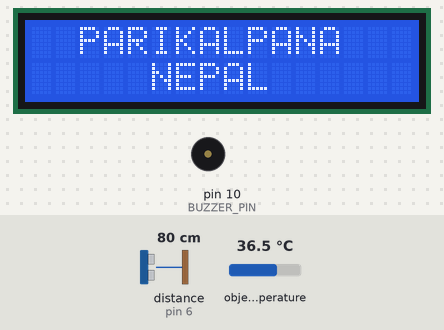
Recording of a sketch running on a simulated Arduino Uno, built with avr-gcc and run on an emulated ATmega328P. On the bench: 16×2 character LCD, buzzer (waves = sounding, pin HIGH). Wiring (inferred from the names in the program): ultrasonic range finder: trigger pin 7; echo pin 6. Inputs (shaded band) come from the test bench; at power-on: distance to the obstacle (sensor on pin 6) 80 cm, object temperature 36.5 °C. The echo pulse lasts 58.3 µs per cm; pins used as bus, display or sensor lines are not drawn.

Above: at 3.2 s.
3.3 s: distance to the obstacle (sensor on pin 6) set to 13 cm
4.8 s: distance to the obstacle (sensor on pin 6) set to 10 cm
At 5.16 s:
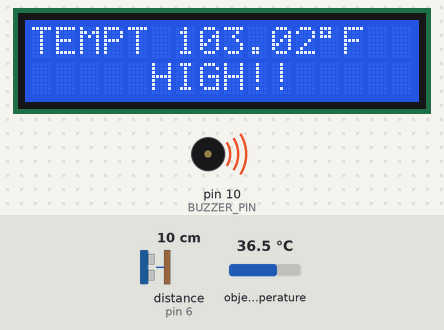
6.9 s: distance to the obstacle (sensor on pin 6) set to 2 cm
At 9.7 s:
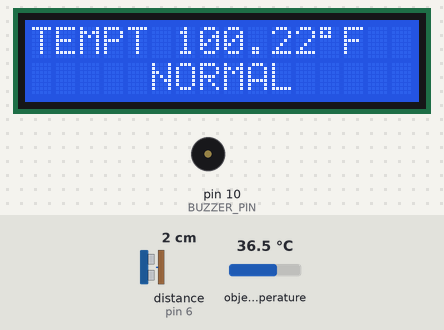
9.9 s: object temperature set to 20 °C
At 10.9 s:
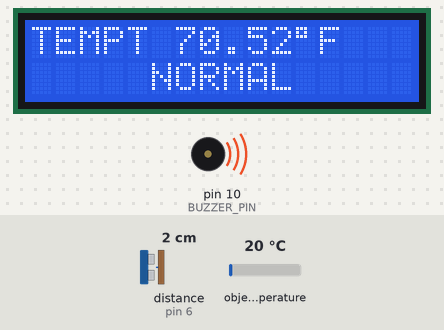
12.6 s: object temperature set to 39 °C
At 14.69 s:
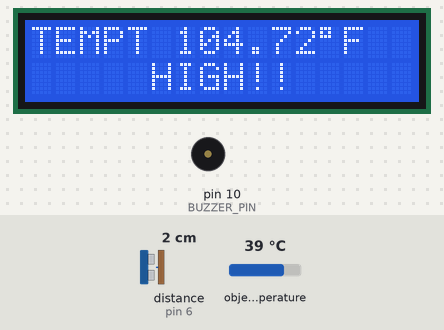
15.6 s: object temperature set to 26 °C
At 19.3 s:
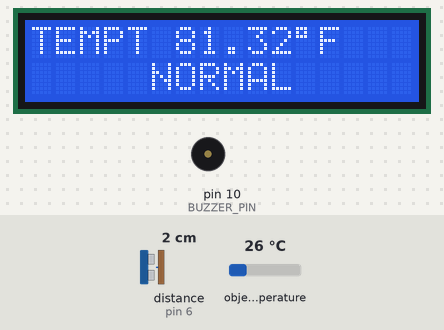
Timing chart, 0 to 19.6 s (numbered marks = the images above; inputs shaded):
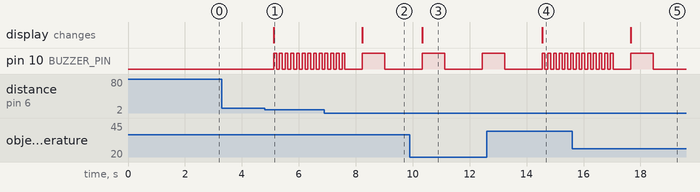

Measured:
- the behaviour switches between 12 and 11 cm on distance to the obstacle (sensor on pin 6) (found by bisection; images 0 and 1)
- after the input at 3.3 s, every drawn part: stays the same
- after the input at 4.8 s, pin 10 (BUZZER_PIN): alternates HIGH for 0.10 s and LOW for 0.10 s, starting after 0.32 s; the display: changes after 0.32 s (image 1)
- after the input at 6.9 s, the display: changes after 1.3 s (image 2)
- after the input at 9.9 s, the display: changes after 0.43 s (image 3)
- after the input at 12.6 s, the display: changes after 1.9 s (image 4)
- after the input at 15.6 s, the display: changes after 2.1 s (image 5)

The sketch:

infrared_thermometer_lcd_PCB_version.ino
```cpp
/************************
  Infrared Thermometer
 ************************
  Developed by:
  PARIKALPANA NEPAL
  Damak, Nepal
  (c)2020
 ************************
*/

//----include necessary libraries--------

//IR sensor library
#include <Adafruit_MLX90614.h>
//
////I2C library
//#include <Wire.h>
//
//LCD library
#include <LiquidCrystal.h>

//----------------------------------------

//----------define constants---------------
#define MIN_DISTANCE 1     //minimum distance from person (in cm)
#define MAX_DISTANCE 10    //maximum distance from person (in cm)
#define THRESHOLD_TEMP 101 //threshold temperature(in deg F) for warning alert
#define LCD_CONTRAST 80    // LCD constrast value(min-0 max-255)

#define ECHO_PIN 6
#define TRIG_PIN 7
#define BUZZER_PIN 10
#define LCD_V0_PIN 9

//-----------------------------------------

//----------initialize objects-------------

Adafruit_MLX90614 ir_sensor = Adafruit_MLX90614(); // initialize ir sensor object

/*
  PINS FOR LCD WHERE
  | Vo  =>  D6  |
  | Rs  =>  D12 |
  | E   =>  D11 |
  | D4  =>  D5  |
  | D5  =>  D4  |
  | D6  =>  D3  |
  | D7  =>  D2  |
*/
LiquidCrystal lcd(12, 11, 5, 4, 3, 2);
//-----------------------------------------

int prevDistance = 0; // store previous distance to check if an object is still within range

//setup
void setup()
{
  //set buzzer pin
  pinMode(BUZZER_PIN, OUTPUT);

  //set ultrasonic pins
  pinMode(TRIG_PIN, OUTPUT);
  pinMode(ECHO_PIN, INPUT);

  //setup ir sensor
  ir_sensor.begin();

  //setup LCD
  lcd.begin(16, 2);

  //set LCD constrast
  analogWrite(LCD_V0_PIN, LCD_CONTRAST);

  //display startup message
  lcd.setCursor(2, 0);
  lcd.print("PARIKALPANA");
  lcd.setCursor(5, 1);
  lcd.print("NEPAL");

  delay(2000); //hold screen to show startup message for a while
}

//code that run in loop
void loop()
{
  int distance = getDistance();
  if (distance >= MIN_DISTANCE && distance <= MAX_DISTANCE)
  {

    float temp = getTempAtDistance(distance);                          // get current calculated temperature
    lcd.clear();                                                       //clear display

    //display temperature
    lcd.setCursor(0, 0);
    lcd.print("TEMPT ");
    lcd.print(temp);
    lcd.print((char)223);
    lcd.print("F");

    if (temp >= THRESHOLD_TEMP)
    {
      //display warning text
      lcd.setCursor(5, 1);
      lcd.print("HIGH!!");
      warningTone();                                                        //play warning tone
    }
    else
    {
      //display normal text
      lcd.setCursor(5, 1);
      lcd.print("NORMAL");
      normalTone();                                                       //play normal tone
    }
    prevDistance = distance;                                              //set current distance as previous distance
  }
  else
  {
    if (prevDistance >= MIN_DISTANCE && prevDistance <= MAX_DISTANCE) delay(5000);  //pause to display temperature if still in range

    lcd.clear();                                                                    //clear display

    //display idle text
    lcd.setCursor(2, 0);
    lcd.print("PARIKALPANA");
    lcd.setCursor(5, 1);
    lcd.print("NEPAL");

    prevDistance = 0; //reset previous distance
  }
  //delay before looping
  delay(500);
}

//play normal tone
void normalTone()
{
  digitalWrite(BUZZER_PIN, HIGH);                                           // Send sound signal...
  delay(800);
  digitalWrite(BUZZER_PIN, LOW);                                           // Stop sound...
  delay(800);
}

//play warning tone
void warningTone()
{
  //play warning tone in a loop
  for (int i = 0; i <= 12; i++) {
    digitalWrite(BUZZER_PIN, HIGH);                                               // Send sound signal...
    delay(100);
    digitalWrite(BUZZER_PIN, LOW);                                                // Stop sound...
    delay(100);
  }
}

//get temperature with calculated offset at given distance
float getTempAtDistance(int distance)
{
  float offset;
  switch (distance)
  {
    case 1:
      offset = 2.5;
      break;
    case 2:
      offset = 2.7;
      break;
    case 3:
      offset = 3.1;
      break;
    case 4:
      offset = 3.3;
      break;
    case 5:
      offset = 4.1;
      break;
    case 6:
      offset = 4.4;
      break;
    case 7:
      offset = 5.0;
      break;
    case 8:
      offset = 5.2;
      break;
    case 9:
      offset = 5.3;
      break;
    case 10:
      offset = 5.5;
      break;
    default:
      offset = 0.0;
  }

  return ir_sensor.readObjectTempF() + offset;
}

//get distance in centimetres
float getDistance()
{
  digitalWrite(TRIG_PIN, LOW);                                                //clears the trigger pin
  delayMicroseconds(2);

  digitalWrite(TRIG_PIN, HIGH);                                              //sets the trigger pin on HIGH state for 10 micro seconds
  delayMicroseconds(10);
  digitalWrite(TRIG_PIN, LOW);

  float duration = pulseIn(ECHO_PIN, HIGH);                                 //reads the echo pin, returns the sound wave travel time in microseconds
  return duration * 0.034 / 2;                                              //calculate and return distance in centimetres
}
```
